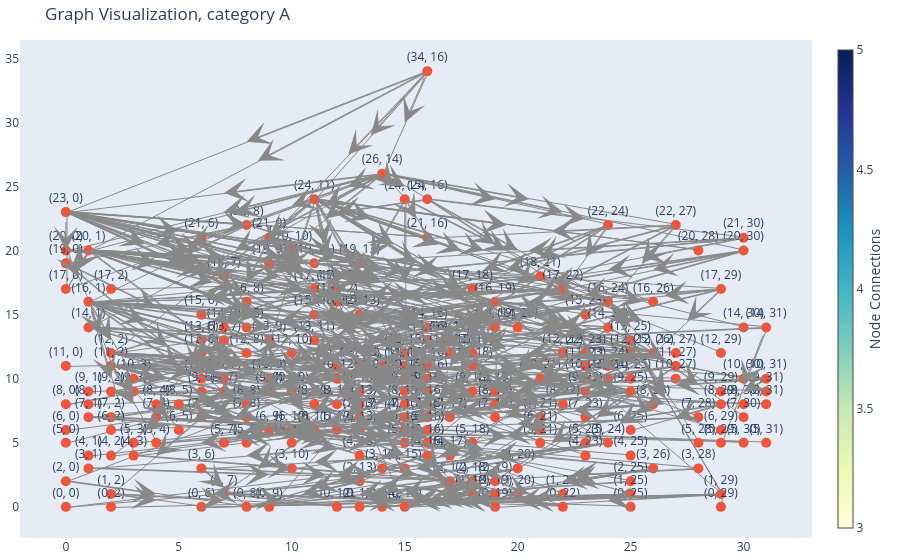

Notebook cell for this chart:
### Code cell
createGraph(adjacency_list_A, 'A')
